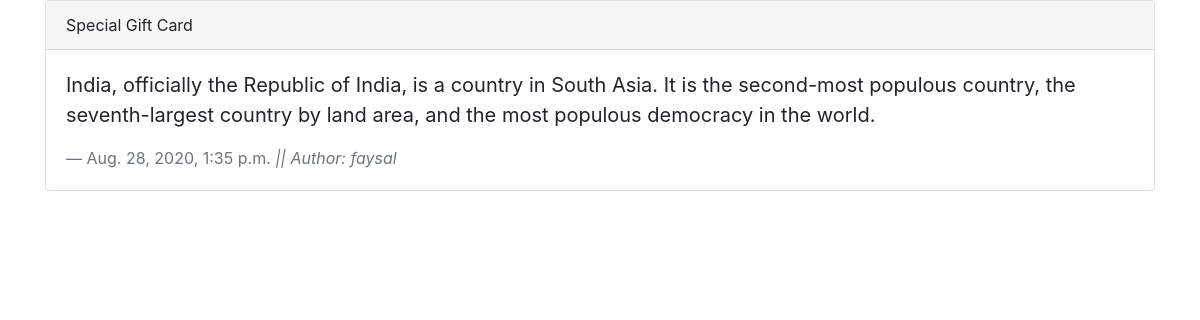
Screenshot of /detail/3/ with the database file from the repository.
### blog/models.py (models this page shows, shortened)
class Post(models.Model):
    author = models.ForeignKey(User, on_delete=models.CASCADE, blank=True, null=True)
    title = models.CharField(max_length=70)
    category = models.ForeignKey(Category, on_delete=models.CASCADE, blank=True, null=True)
    image = models.ImageField(upload_to='post/images', blank=True, null=True)
    body = models.TextField()
    created_at = models.DateTimeField(auto_now_add=True)

### blog/views.py (the view)
# urls.py: path('detail/<int:id>/', detail, name='detail_page'),
def detail(request, id):
    post = get_object_or_404(Post, id=id)
    context = {
        "post": post
    }
    template_name = 'detail.html'
    return render(request, template_name, context)

### templates/detail.html (shortened to what this page needs)
{% extends 'base.html' %}
{% block content %}
    <div class="card">
        <div class="card-header">{{ post.title }}</div>
        <div class="card-body">
            <blockquote class="blockquote mb-0">
                <p>{{ post.body }}</p>
                <footer class="blockquote-footer">{{ post.created_at }}<cite title="Source Title">
                  || Author: {{ post.author }}</cite>
                </footer>
            </blockquote>
        </div>
    </div>
{% endblock %}

### rows the page displays
Post: title "Special Gift Card", body "India, officially the Republic of India, is a country in South Asia. It is the second-most populous country, the seventh-largest country by land area, and the most populous democracy in the world.", created_at "Aug. 28, 2020, 1:35 p.m.", author "faysal"
